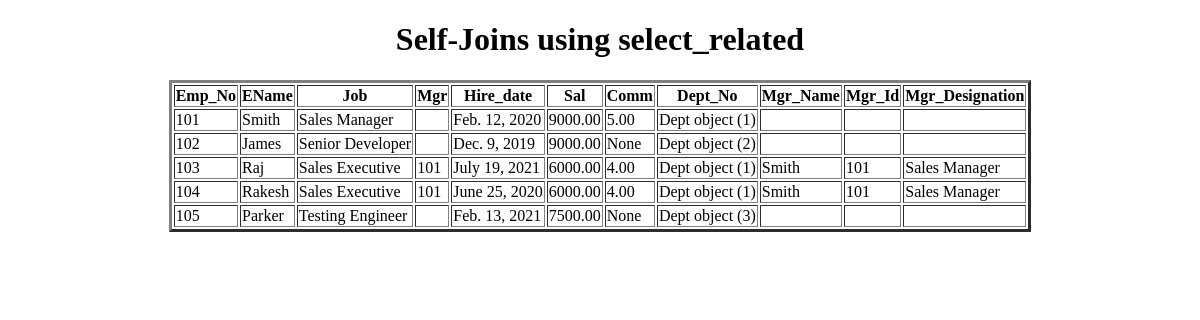
Page /selectRelated_EmpMgr/ on the earlier database version.
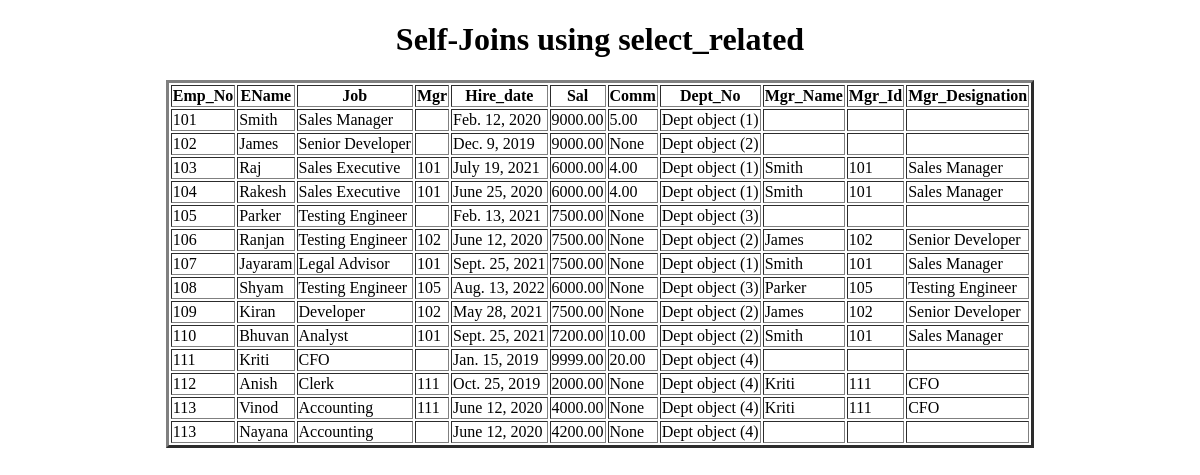
Same page on the later database version.
### app/models.py (models this page shows, shortened)
class Emp(models.Model):
    Emp_No = models.IntegerField()
    EName = models.CharField(max_length=100)
    Job = models.CharField(max_length=100)
    Mgr = models.ForeignKey('self', on_delete=models.SET_NULL, null = True, blank = True)
    Hire_date = models.DateField(null=True, blank=True) # default null = False, auto_now = True for current date(date of creation of object) and auto_now_add = True for date of model creation
    Sal = models.DecimalField(max_digits=6, decimal_places=2) # no null vals
    Comm = models.DecimalField(max_digits=6, decimal_places=2, null = True, blank = True)
    Dept_No = models.ForeignKey(Dept, on_delete=models.CASCADE)

class Dept(models.Model):
    Dept_No = models.IntegerField(primary_key=True,)
    DName = models.CharField(max_length=100)
    Location = models.CharField(max_length=100)

### app/views.py (the view)
# urls.py: path('selectRelated_EmpMgr/', selectRelated_EmpMgr, name = 'selectRelated_EmpMgr'),
def selectRelated_EmpMgr(request):
    LEMO = Emp.objects.select_related('Mgr').all()
    d = {'LEMO':LEMO}
    return render(request, 'selectRelated_EmpMgr.html',d)

### templates/selectRelated_EmpMgr.html (shortened to what this page needs)
<!DOCTYPE html>
<html lang="en">
<head>
</head>
<body>
    <center>
        <h1>Self-Joins using select_related</h1>
        <table border="3px">
            <tr>
                <th>Emp_No</th>
                <th>EName</th>
                <th>Job</th>
                <th>Mgr</th>
                <th>Hire_date</th>
                <th>Sal</th>
                <th>Comm</th>
                <th>Dept_No</th>
                <th>Mgr_Name</th>
                <th>Mgr_Id</th>
                <th>Mgr_Designation</th>
            </tr>
            <tbody>
                {% for emo in LEMO %}
                <tr>
                    <td>{{emo.Emp_No}}</td>
                    <td>{{emo.EName}}</td>
                    <td>{{emo.Job}}</td>
                    <td>{{emo.Mgr.Emp_No}}</td>
                    <td>{{emo.Hire_date}}</td>
                    <td>{{emo.Sal}}</td>
                    <td>{{emo.Comm}}</td>
                    <td>{{emo.Dept_No}}</td>
                    <td>{{emo.Mgr.EName}}</td>
                    <td>{{emo.Mgr.Emp_No}}</td>
                    <td>{{emo.Mgr.Job}}</td>
                </tr>
                {% endfor %}
            </tbody>
        </table>
    </center>
</body>
</html>

Differences in the rows shown:
added Emp: Emp_No "106", EName "Ranjan", Job "Testing Engineer", Mgr.Emp_No "102", Hire_date "June 12, 2020", Sal "7500.00", Comm "None", Dept_No "Dept object (2)", Mgr.EName "James", Mgr.Job "Senior Developer"
added Emp: Emp_No "107", EName "Jayaram", Job "Legal Advisor", Mgr.Emp_No "101", Hire_date "Sept. 25, 2021", Sal "7500.00", Comm "None", Dept_No "Dept object (1)", Mgr.EName "Smith", Mgr.Job "Sales Manager"
added Emp: Emp_No "108", EName "Shyam", Job "Testing Engineer", Mgr.Emp_No "105", Hire_date "Aug. 13, 2022", Sal "6000.00", Comm "None", Dept_No "Dept object (3)", Mgr.EName "Parker", Mgr.Job "Testing Engineer"
added Emp: Emp_No "109", EName "Kiran", Job "Developer", Mgr.Emp_No "102", Hire_date "May 28, 2021", Sal "7500.00", Comm "None", Dept_No "Dept object (2)", Mgr.EName "James", Mgr.Job "Senior Developer"
added Emp: Emp_No "110", EName "Bhuvan", Job "Analyst", Mgr.Emp_No "101", Hire_date "Sept. 25, 2021", Sal "7200.00", Comm "10.00", Dept_No "Dept object (2)", Mgr.EName "Smith", Mgr.Job "Sales Manager"
added Emp: Emp_No "111", EName "Kriti", Job "CFO", Hire_date "Jan. 15, 2019", Sal "9999.00", Comm "20.00", Dept_No "Dept object (4)"
added Emp: Emp_No "112", EName "Anish", Job "Clerk", Mgr.Emp_No "111", Hire_date "Oct. 25, 2019", Sal "2000.00", Comm "None", Dept_No "Dept object (4)", Mgr.EName "Kriti", Mgr.Job "CFO"
added Emp: Emp_No "113", EName "Vinod", Job "Accounting", Mgr.Emp_No "111", Hire_date "June 12, 2020", Sal "4000.00", Comm "None", Dept_No "Dept object (4)", Mgr.EName "Kriti", Mgr.Job "CFO"
added Emp: Emp_No "113", EName "Nayana", Job "Accounting", Hire_date "June 12, 2020", Sal "4200.00", Comm "None", Dept_No "Dept object (4)"
